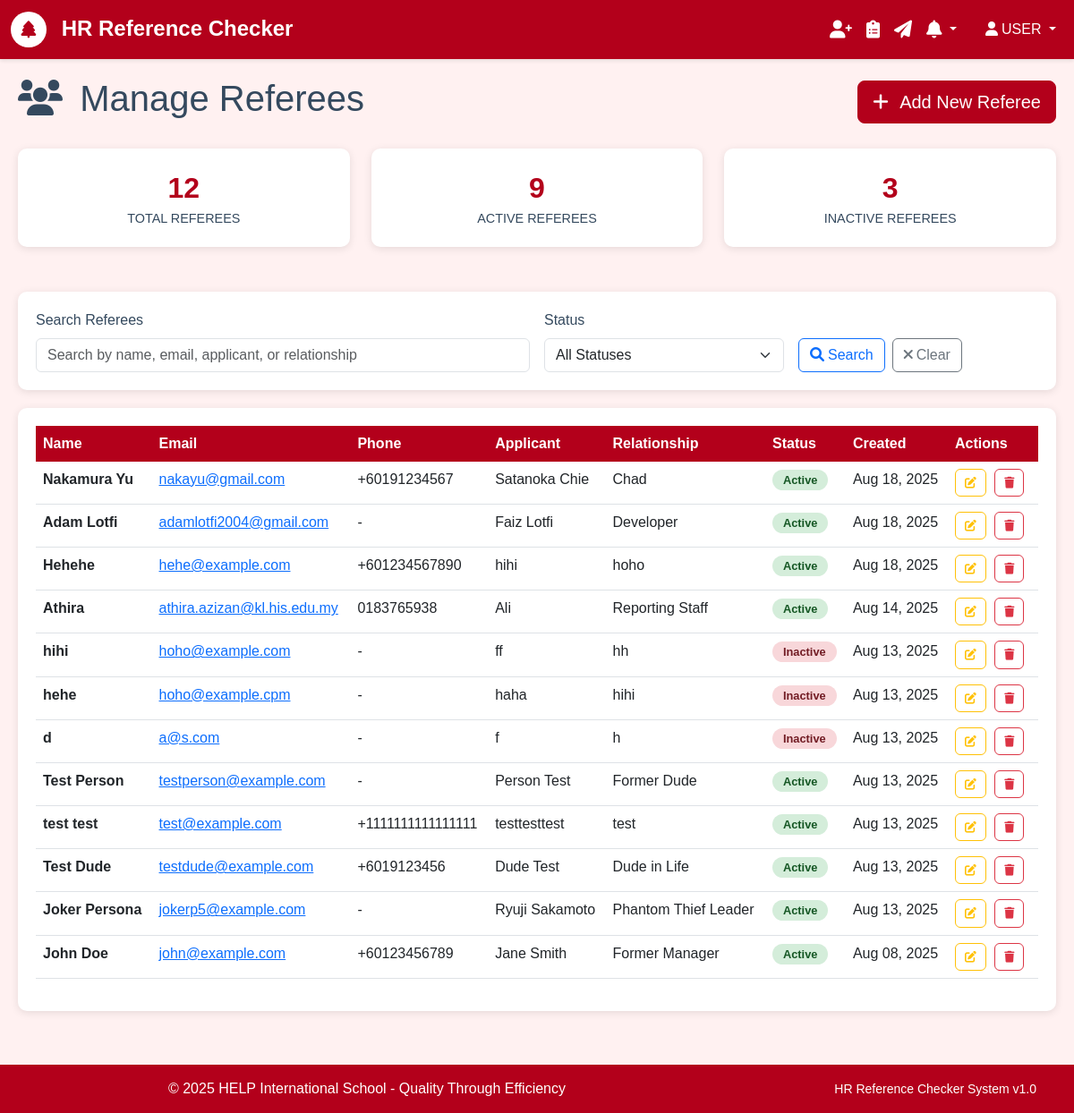
The page /referees/ (signed in) on the database its author committed.
### authentication/models.py (models this page shows, shortened)
class User(AbstractUser):
    email = models.EmailField(unique=True)
    is_active = models.BooleanField(default=True)
    created_at = models.DateTimeField(auto_now_add=True)
    USERNAME_FIELD = 'email'
    REQUIRED_FIELDS = ['username']
    class Meta:
        db_table = 'auth_user'
        verbose_name = 'User'
        verbose_name_plural = 'Users'

### referees/models.py (models this page shows, shortened)
class Referee(models.Model):
    name = models.CharField(max_length=255)
    email = models.EmailField()
    phone_regex = RegexValidator(
        regex=r'^\+?1?\d{9,15}$',
        message="Phone number must be entered in the format: '+999999999'. Up to 15 digits allowed."
    )
    phone = models.CharField(validators=[phone_regex], max_length=17, blank=True)
    relationship = models.CharField(max_length=100, help_text="e.g., Former Manager, Colleague, etc.")
    applicant_name = models.CharField(max_length=255, help_text="Name of the person being referenced")
    created_at = models.DateTimeField(auto_now_add=True)
    is_active = models.BooleanField(default=True)
    class Meta:
        ordering = ['-created_at']
        verbose_name = 'Referee'
        verbose_name_plural = 'Referees'

### referees/views.py (the view, shortened to what this page needs)
# urls.py: path('', views.RefereeListView.as_view(), name='list'),
class RefereeListView(LoginRequiredMixin, ListView):
    model = Referee
    template_name = 'referees/list.html'
    context_object_name = 'referees'
    paginate_by = 20
    def get_queryset(self):
        queryset = Referee.objects.all().order_by('-created_at')
        search_query = self.request.GET.get('search')
        status_filter = self.request.GET.get('status')
        if status_filter == 'active':
            queryset = queryset.filter(is_active=True)
        elif status_filter == 'inactive':
            queryset = queryset.filter(is_active=False)
        return queryset
    def get_context_data(self, **kwargs):
        context = super().get_context_data(**kwargs)
        context['search_query'] = self.request.GET.get('search', '')
        context['status_filter'] = self.request.GET.get('status', '')
        context['total_referees'] = Referee.objects.count()
        context['active_referees'] = Referee.objects.filter(is_active=True).count()
        context['inactive_referees'] = Referee.objects.filter(is_active=False).count()
        return context

### core/models.py (called while the page is built)
    @classmethod
    def get_unread_count(cls, user):
        return cls.objects.filter(user=user, is_read=False, is_dismissed=False).count()

    @classmethod
    def get_recent_notifications(cls, user, limit=10):
        return cls.objects.filter(user=user, is_dismissed=False).order_by('-created_at')[:limit]

### templates/referees/list.html (shortened to what this page needs)
{% extends 'base.html' %}
{% block content %}
<div class="referee-container">
    <div class="d-flex justify-content-between align-items-center mb-4">
        <h1>
            <i class="fas fa-users me-2"></i>
            Manage Referees
        </h1>
        <a href="{% url 'referees:create' %}" class="btn btn-primary btn-lg">
            <i class="fas fa-plus me-2"></i>
            Add New Referee
        </a>
    </div>
    <div class="row stats-row">
        <div class="col-md-4">
            <div class="stat-card">
                <div class="stat-number">{{ total_referees }}</div>
                <div class="stat-label">Total Referees</div>
            </div>
        </div>
        <div class="col-md-4">
            <div class="stat-card">
                <div class="stat-number">{{ active_referees }}</div>
                <div class="stat-label">Active Referees</div>
            </div>
        </div>
        <div class="col-md-4">
            <div class="stat-card">
                <div class="stat-number">{{ inactive_referees }}</div>
                <div class="stat-label">Inactive Referees</div>
            </div>
        </div>
    </div>
    <div class="search-section">
        <form method="GET" class="row g-3">
            <div class="col-md-6">
                <label for="search" class="form-label">Search Referees</label>
                <input type="text"
                       class="form-control"
                       id="search"
                       name="search"
                       value="{{ search_query }}"
                       placeholder="Search by name, email, applicant, or relationship">
            </div>
            <div class="col-md-3">
                <label for="status" class="form-label">Status</label>
                <select class="form-select" id="status" name="status">
                    <option value="">All Statuses</option>
                </select>
            </div>
            <div class="col-md-3 d-flex align-items-end">
                <button type="submit" class="btn btn-outline-primary me-2">
                    <i class="fas fa-search me-1"></i>Search
                </button>
                <a href="{% url 'referees:list' %}" class="btn btn-outline-secondary">
                    <i class="fas fa-times me-1"></i>Clear
                </a>
            </div>
        </form>
    </div>
    <div class="table-container">
        {% if referees %}
            <div class="table-responsive">
                <table class="table table-hover">
                    <thead>
                        <tr>
                            <th>Name</th>
                            <th>Email</th>
                            <th>Phone</th>
                            <th>Applicant</th>
                            <th>Relationship</th>
                            <th>Status</th>
                            <th>Created</th>
                            <th>Actions</th>
                        </tr>
                    </thead>
                    <tbody>
                        {% for referee in referees %}
                        <tr>
                            <td>
                                <strong>{{ referee.name }}</strong>
                            </td>
                            <td>
                                <a href="mailto:{{ referee.email }}">{{ referee.email }}</a>
                            </td>
                            <td>{{ referee.phone|default:"-" }}</td>
                            <td>{{ referee.applicant_name }}</td>
                            <td>{{ referee.relationship }}</td>
                            <td>
                                {% if referee.is_active %}
                                    <span class="status-badge status-active">Active</span>
                                {% else %}
                                    <span class="status-badge status-inactive">Inactive</span>
                                {% endif %}
                            </td>
                            <td>{{ referee.created_at|date:"M d, Y" }}</td>
                            <td>
                                <a href="{% url 'referees:edit' referee.pk %}"
                                   class="btn btn-outline-warning btn-action"
                                   title="Edit">
                                    <i class="fas fa-edit"></i>
                                </a>
                                <a href="{% url 'referees:delete' referee.pk %}"
                                    class="btn btn-outline-danger btn-action"
                                    title="Deactivate"
                                    onclick="return confirm('Are you sure you want to deactivate this referee?')">
                                    <i class="fas fa-trash"></i>
                                 </a>
                            </td>
                        </tr>
                        {% endfor %}
                    </tbody>
                </table>
            </div>
        {% endif %}
    </div>
</div>
{% endblock %}

### templates/base.html (shortened to what this page needs)
<!DOCTYPE html>
<html lang="en">
<head>
    <link href="https://cdn.jsdelivr.net/npm/bootstrap@5.3.0/dist/css/bootstrap.min.css" rel="stylesheet">
    <link href="https://cdnjs.cloudflare.com/ajax/libs/font-awesome/6.0.0/css/all.min.css" rel="stylesheet">
</head>
<body>
    <nav class="navbar navbar-expand-lg navbar-dark">
        <div class="container-fluid">
            <a class="navbar-brand" href="{% url 'core:home' %}">
                <span class="help-logo">
                    <i class="fas fa-tree"></i>
                </span>
                HR Reference Checker
            </a>
            <div class="collapse navbar-collapse" id="navbarNav">
                {% if user.is_authenticated %}
                    <ul class="navbar-nav me-3">
                        <li class="nav-item">
                            <a class="nav-link" href="{% url 'referees:list' %}" title="Manage Referees">
                                <i class="fas fa-user-plus fa-lg"></i>
                            </a>
                        </li>
                        <li class="nav-item">
                            <a class="nav-link" href="{% url 'form_templates:list' %}" title="Manage Templates">
                                <i class="fas fa-clipboard-list fa-lg"></i>
                            </a>
                        </li>
                        <li class="nav-item">
                            <a class="nav-link" href="{% url 'forms:list' %}" title="Assign Forms">
                                <i class="fas fa-paper-plane fa-lg"></i>
                            </a>
                        </li>
                        <li class="nav-item dropdown">
                            <a class="nav-link dropdown-toggle position-relative" href="#" title="Notifications" role="button" data-bs-toggle="dropdown" id="notificationDropdown">
                                <i class="fas fa-bell fa-lg"></i>
                            </a>
                        </li>
                    </ul>
                {% endif %}
                <ul class="navbar-nav">
                    {% if user.is_authenticated %}
                        <li class="nav-item dropdown">
                            <a class="nav-link dropdown-toggle" href="#" id="navbarDropdown" role="button" data-bs-toggle="dropdown">
                                <i class="fas fa-user me-1"></i>{{ user.first_name|upper|default:"USER" }}
                            </a>
                        </li>
                    {% else %}
                        <li class="nav-item">
                            <a class="nav-link" href="{% url 'authentication:login' %}">
                                <i class="fas fa-sign-in-alt me-1"></i>Login
                            </a>
                        </li>
                    {% endif %}
                </ul>
            </div>
        </div>
    </nav>
    <div class="main-content-area">
        {% block content %}{% endblock %}
    </div>
    <footer class="footer">
        <div class="container">
            <div class="row">
                <div class="col-md-8">
                    <p class="mb-0">&copy; 2025 HELP International School - Quality Through Efficiency</p>
                </div>
                <div class="col-md-4 text-end">
                    <small>HR Reference Checker System v1.0</small>
                </div>
            </div>
        </div>
    </footer>
</body>
</html>

### templates/base.html (style rules this page uses)
:root { --help-red: #B3001B; --help-light-pink: #FFF1F1; --help-white: #FFFFFF; --help-light-gray: #FEFEFE; --help-gray: #DEE2E6; --help-dark-gray: #34495E; --help-green: #4CAF50; --help-blue: #35F33C; }
body { font-family: 'Pragati Narrow', Arial, sans-serif; background-color: var(--help-light-pink); color: var(--help-dark-gray); }
.navbar { background-color: var(--help-red) !important; box-shadow: 0 2px 4px rgba(0,0,0,0.1); }
.navbar-brand { font-weight: bold; color: var(--help-white) !important; font-size: 1.5rem; }
.nav-link { color: var(--help-white) !important; font-weight: 500; }
.btn-primary { background-color: var(--help-red); border-color: var(--help-red); }
.help-logo { width: 40px; height: 40px; background-color: var(--help-white); border-radius: 50%; display: inline-flex; align-items: center; justify-content: center; margin-right: 10px; }
.help-logo i { color: var(--help-red); font-size: 1.2rem; }
.footer { background-color: var(--help-red); color: var(--help-white); text-align: center; padding: 15px 0; margin-top: 40px; }
.table thead th { background-color: var(--help-red); color: var(--help-white); border: none; }
.main-content-area { min-height: calc(100vh - 140px); }
.card, .stat-card, .table-container, .search-section { transition: transform 0.2s ease, box-shadow 0.2s ease; }
.btn { transition: all 0.2s ease; }
.nav-link { transition: transform 0.2s ease; }
.table tbody tr { transition: background-color 0.2s ease; }

### templates/referees/list.html (style rules this page uses)
.referee-container { padding: 20px; }
.stats-row { margin-bottom: 30px; }
.stat-card { background: white; border-radius: 10px; padding: 20px; text-align: center; box-shadow: 0 2px 10px rgba(0,0,0,0.1); margin-bottom: 20px; }
.stat-number { font-size: 2rem; font-weight: bold; color: var(--help-red); }
.stat-label { font-size: 0.9rem; color: var(--help-dark-gray); text-transform: uppercase; }
.search-section { background: white; border-radius: 10px; padding: 20px; margin-bottom: 20px; box-shadow: 0 2px 10px rgba(0,0,0,0.1); }
.table-container { background: white; border-radius: 10px; padding: 20px; box-shadow: 0 2px 10px rgba(0,0,0,0.1); }
.status-badge { padding: 4px 12px; border-radius: 20px; font-size: 0.8rem; font-weight: bold; }
.status-active { background-color: #d4edda; color: #155724; }
.status-inactive { background-color: #f8d7da; color: #721c24; }
.btn-action { margin-right: 5px; padding: 5px 10px; font-size: 0.8rem; }

### rows shown on the page
Referee: name "Nakamura Yu", email "nakayu@gmail.com", phone "+60191234567", applicant_name "Satanoka Chie", relationship "Chad", is_active "Active", created_at "Aug 18, 2025"
Referee: name "Adam Lotfi", email "adamlotfi2004@gmail.com", phone "-", applicant_name "Faiz Lotfi", relationship "Developer", is_active "Active", created_at "Aug 18, 2025"
Referee: name "Hehehe", email "hehe@example.com", phone "+601234567890", applicant_name "hihi", relationship "hoho", is_active "Active", created_at "Aug 18, 2025"
Referee: name "Athira", email "athira.azizan@kl.his.edu.my", phone "0183765938", applicant_name "Ali", relationship "Reporting Staff", is_active "Active", created_at "Aug 14, 2025"
Referee: name "hihi", email "hoho@example.com", phone "-", applicant_name "ff", relationship "hh", is_active "Inactive", created_at "Aug 13, 2025"
Referee: name "hehe", email "hoho@example.cpm", phone "-", applicant_name "haha", relationship "hihi", is_active "Inactive", created_at "Aug 13, 2025"
Referee: name "d", email "a@s.com", phone "-", applicant_name "f", relationship "h", is_active "Inactive", created_at "Aug 13, 2025"
Referee: name "Test Person", email "testperson@example.com", phone "-", applicant_name "Person Test", relationship "Former Dude", is_active "Active", created_at "Aug 13, 2025"
Referee: name "test test", email "test@example.com", phone "+1111111111111111", applicant_name "testtesttest", relationship "test", is_active "Active", created_at "Aug 13, 2025"
Referee: name "Test Dude", email "testdude@example.com", phone "+6019123456", applicant_name "Dude Test", relationship "Dude in Life", is_active "Active", created_at "Aug 13, 2025"
Referee: name "Joker Persona", email "jokerp5@example.com", phone "-", applicant_name "Ryuji Sakamoto", relationship "Phantom Thief Leader", is_active "Active", created_at "Aug 13, 2025"
Referee: name "John Doe", email "john@example.com", phone "+60123456789", applicant_name "Jane Smith", relationship "Former Manager", is_active "Active", created_at "Aug 08, 2025"

### other values the page prints
{{ user.first_name|upper|default:"USER" }} "USER"
{{ total_referees }} "12"
{{ active_referees }} "9"
{{ inactive_referees }} "3"
